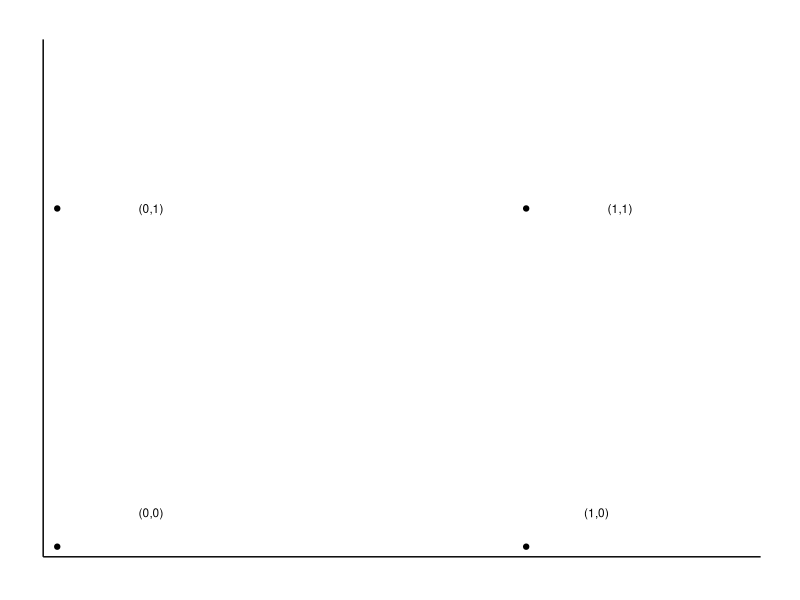
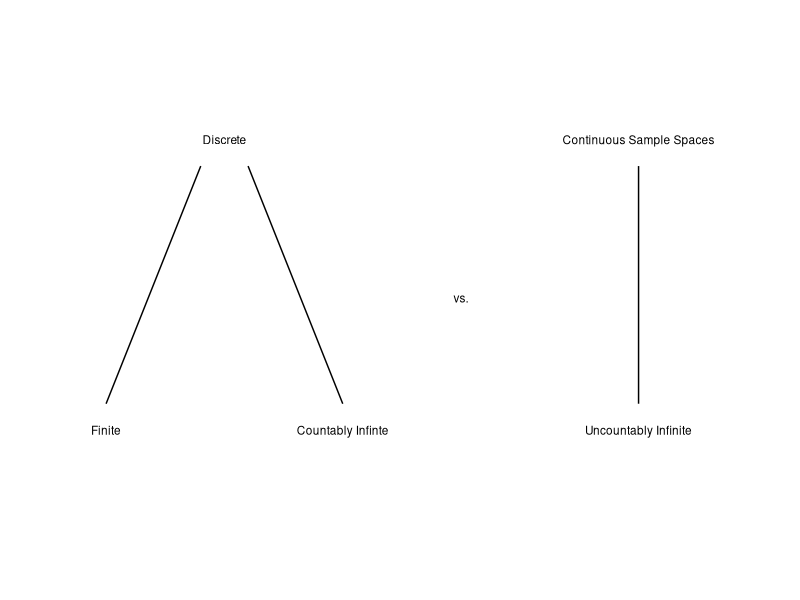
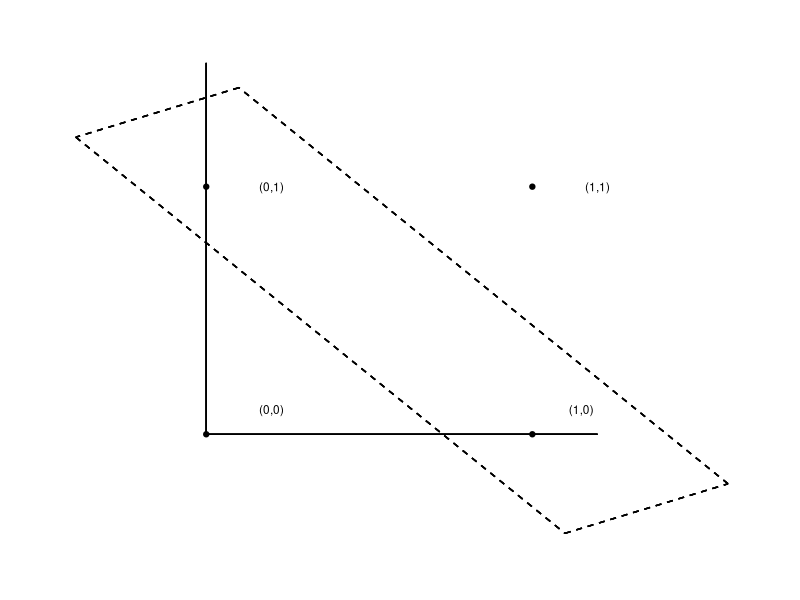

Recreate these plots in R, in order.
## ---- chunk 1
knitr::opts_chunk$set(error = TRUE, comment = NA, warnings = FALSE, errors = FALSE, messages = FALSE, tidy = TRUE)
## ---- chunk 2
suppressWarnings(suppressMessages(library(grid)))
suppressWarnings(suppressMessages(library(ggplot2)))
## ---- chunk 3
x <- c(0, 0, 1, 1)
y <- c(0, 1, 0, 1)
dat1 <- data.frame(x, y)

example1 <- ggplot(dat1, aes(x=x, y=y))+
  geom_point()+
  scale_x_continuous(expand = c(0,0), limits = c(-.03,1.5))+
  scale_y_continuous(expand=c(0,0), limits = c(-.03,1.5))
example1 + annotate("text", x=1.2, y=1, label = "(1,1)", size=3)+
  annotate("text", x=1.15, y=0.1, label = "(1,0)", size=3)+
  annotate("text", x=0.2, y=1, label = "(0,1)", size=3)+
  annotate("text", x=0.2, y=0.1, label = "(0,0)", size=3)+
  theme(axis.title= element_blank(), axis.text=element_blank(), 
        axis.ticks=element_blank(), panel.background=element_blank(), 
        panel.grid= element_blank(), axis.line=element_line(linetype= "solid"),
        plot.margin=unit(c(1,1,1,1),'cm'))
## ---- chunk 4
df <- data.frame(
  x = c(0, .8, 1.1, 1.2, 2, 3, 4.5, 4.5),
  y = c(.1, 1, NA, 1, .1, NA, 1, .1))

p2 <- qplot(x, y, data = df, geom = "line")+
  scale_x_continuous(limits=c(-.5,5.5))+
  scale_y_continuous(limits=c(-.5,1.5))
p2 + annotate("text", x=1, y=1.1, label = "Discrete", size=3)+
  annotate("text", x=0, y=0, label = "Finite", size=3)+
  annotate("text", x=2, y=0, label = "Countably Infinte", size=3)+  
  annotate("text", x=3, y=.5, label = "vs.", size=3)+
  annotate("text", x=4.5, y=1.1, label = "Continuous Sample Spaces", size=3)+
  annotate("text", x=4.5, y=0, label = "Uncountably Infinite", size=3)+
  theme(axis.title= element_blank(), axis.text=element_blank(), 
        panel.grid= element_blank(), axis.ticks=element_blank(), 
        panel.background=element_blank())
## ---- chunk 5
x <- c(0, 0, 1, 1)
y <- c(0, 1, 0, 1)
dat1 <- data.frame(x, y)
example1 <- ggplot(dat1, aes(x=x, y=y))+
  geom_point()+
  coord_cartesian()
example1 + annotate("text", x=1.2, y=1, label = "(1,1)", size=3)+
  annotate("text", x=1.15, y=0.1, label = "(1,0)", size=3)+
  annotate("text", x=0.2, y=1, label = "(0,1)", size=3)+
  annotate("text", x=0.2, y=0.1, label = "(0,0)", size=3)+
  theme(axis.title= element_blank(), axis.text=element_blank(), 
        axis.ticks=element_blank(), panel.background=element_blank(), 
        panel.grid= element_blank(), axis.line=element_blank(),
        plot.margin=unit(c(1,1,1,1),'cm'))+
  geom_segment(aes(x = 0.1, y = 1.4, xend = -.4, yend = 1.2),linetype=2) +
  geom_segment(aes(x = -.4, y = 1.2, xend = 1.1, yend = -0.4),linetype=2) +
  geom_segment(aes(x = 1.1, y = -0.4, xend = 1.6, yend = -0.2),linetype=2) +
  geom_segment(aes(x = 1.6, y = -0.2, xend = 0.1, yend = 1.4),linetype=2) +
  geom_segment(aes(x=0,y=0,xend=0,yend=1.5),linetype=1)+
  geom_segment(aes(x=0,y=0,xend=1.2,yend=0),linetype=1)
